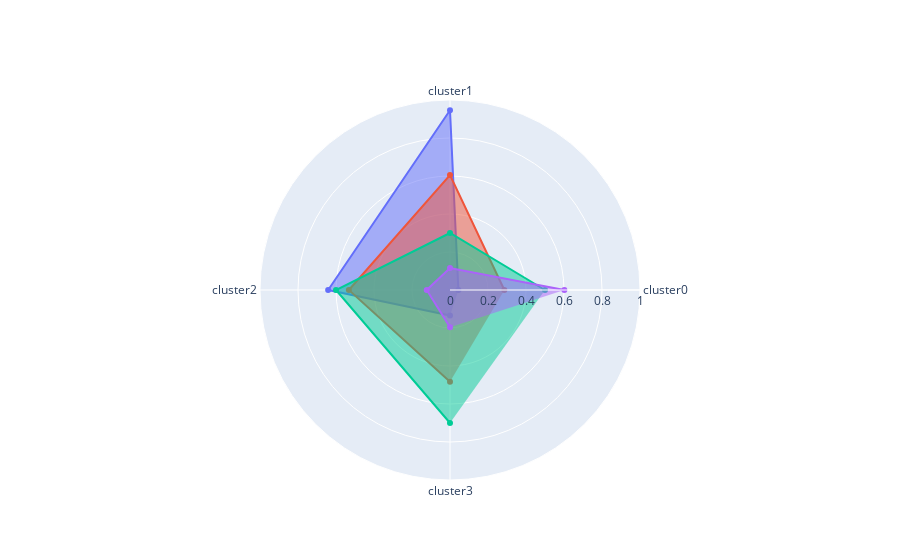

Notebook cell for this chart:
### Markdown cell above
#### Avec un Radarplot

### Code cell
import plotly.graph_objects as go

rgroup1=(table_indicateurs.groupby('clusters')['PIB_par_hab'].median())/50000
rgroup2=table_indicateurs.groupby('clusters')['ratio_dispo_prot_ani'].median()
rgroup3=(table_indicateurs.groupby('clusters')['diff_impexp_volai'].median())/20
rgroup4=table_indicateurs.groupby('clusters')['taux_var_popu'].median()

categories = ['cluster0','cluster1','cluster2','cluster3']

fig = go.Figure()

fig.add_trace(go.Scatterpolar(
      r=rgroup1,
      theta=categories,
      fill='toself',
      name='PIB_par_hab'
))
fig.add_trace(go.Scatterpolar(
      r=rgroup2,
      theta=categories,
      fill='toself',
      name='ratio_dispo_prot_ani'
))
fig.add_trace(go.Scatterpolar(
      r=rgroup3,
      theta=categories,
      fill='toself',
      name='diff_impexp_volai'
))
fig.add_trace(go.Scatterpolar(
      r=rgroup4,
      theta=categories,
      fill='toself',
      name='taux_var_popu'
))
fig.update_layout(
  polar=dict(
    radialaxis=dict(
      visible=True,
      range=[0, 1]
    )),
  showlegend=False
)

fig.show()

### Figure 1 — Plotly figure (JSON) as saved in the notebook; plotly's stock layout.template omitted (floating-point values rounded to 4 significant figures)
{"data": [{"fill": "toself", "name": "PIB_par_hab", "r": [0.04414, 0.9463, 0.6414, 0.1346], "theta": ["cluster0", "cluster1", "cluster2", "cluster3"], "type": "scatterpolar"}, {"fill": "toself", "name": "ratio_dispo_prot_ani", "r": [0.286, 0.6052, 0.5323, 0.4833], "theta": ["cluster0", "cluster1", "cluster2", "cluster3"], "type": "scatterpolar"}, {"fill": "toself", "name": "diff_impexp_volai", "r": [0.5, 0.3, 0.6, 0.7], "theta": ["cluster0", "cluster1", "cluster2", "cluster3"], "type": "scatterpolar"}, {"fill": "toself", "name": "taux_var_popu", "r": [0.6019, 0.1158, 0.1225, 0.1957], "theta": ["cluster0", "cluster1", "cluster2", "cluster3"], "type": "scatterpolar"}], "layout": {"polar": {"radialaxis": {"range": [0, 1], "visible": true}}, "showlegend": false}}
